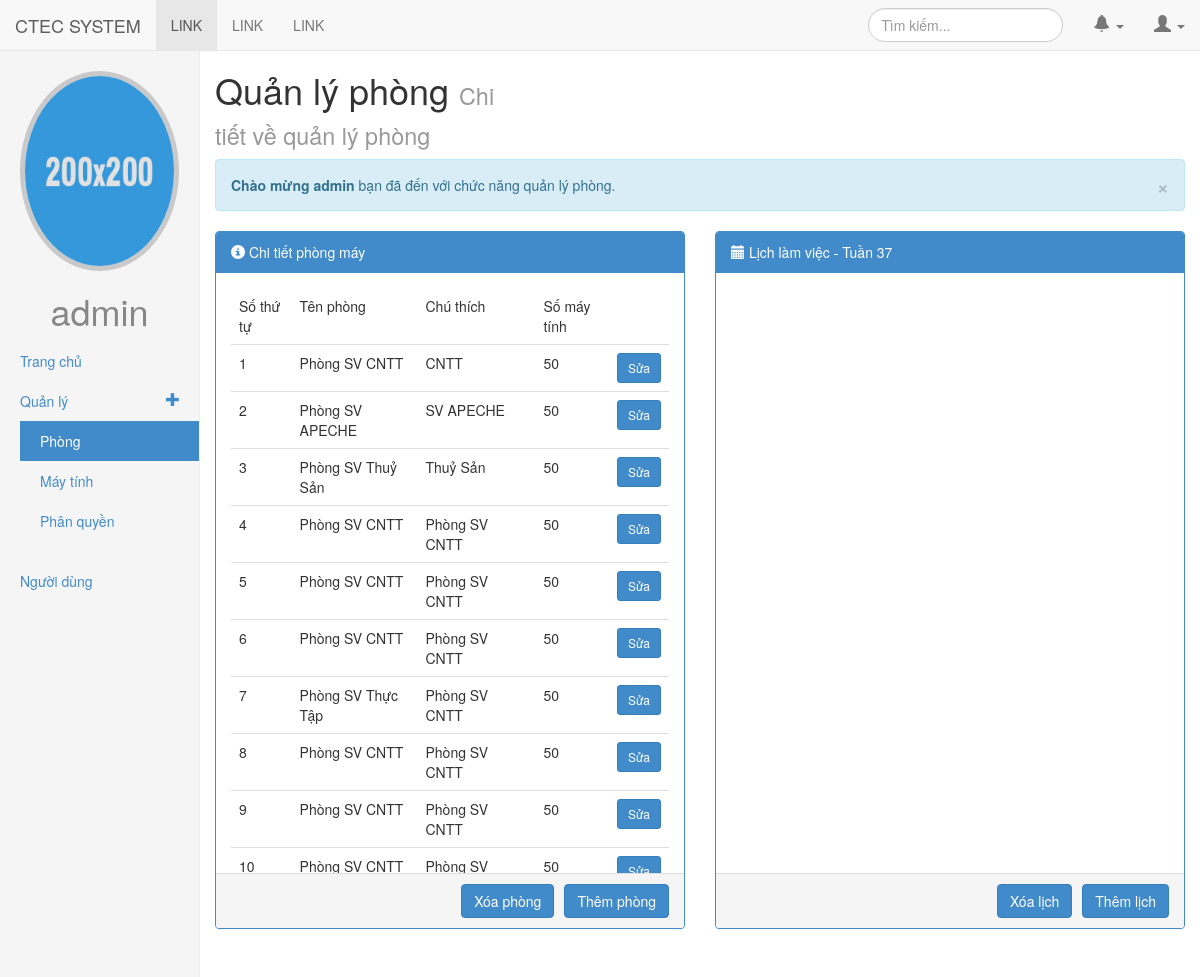
The page /phong.php (signed in) on the database its author committed.
### tables this page shows
CREATE TABLE IF NOT EXISTS `qlphong` (
  `autonum` int(11) NOT NULL AUTO_INCREMENT,
  `tenphong` varchar(50) NOT NULL,
  `chuthich` varchar(255) DEFAULT NULL,
  `somay` int(11) NOT NULL,
  PRIMARY KEY (`autonum`)
);

### include/globalfunction.php (called while the page is built, shortened)
<?php
function sql_query($query)
{
    return mysql_query($query);
}
function sqlesc($value) {
    if (!is_numeric($value)) {
        $value = "'" . mysql_real_escape_string($value) . "'";
    }
    return $value;
}
?>

### phong.php (the view, shortened to what this page needs)
<?php
$rescheck = sql_query("select * from users where USERNAME=".sqlesc($_COOKIE["username"])."");
if(mysql_num_rows($rescheck)>0){
    while($arr = mysql_fetch_assoc($rescheck)){
        $classuser = $arr['CLASS'];
    }
}else{
    die('Phát hiện hack!!!');
}
?>
<!DOCTYPE html>
<html lang="en">
<head>
    <link href="css/bootstrap.min.css" rel="stylesheet">
    <link href="css/bootstrap-select.min.css" rel="stylesheet">
    <link rel="stylesheet" type="text/css" href="css/admin.css">
    <link rel="stylesheet" href="css/morris-0.4.3.min.css">
    <link rel="stylesheet" href="css/timeline/timeline.css">
  </head>
</head>
<body>
<div class="navbar navbar-default navbar-fixed-top" role="navigation">
    <div class="navbar-header">
        <a class="navbar-brand" href="admin.php">CTEC SYSTEM</a>
    </div>
    <div class="collapse navbar-collapse navbar-ex1-collapse">
        <ul class="nav navbar-nav">
            <li class="active"><a href="#">LINK</a></li>
            <li><a href="#">LINK</a></li>
            <li><a href="#">LINK</a></li>
        </ul>
        <ul class="nav navbar-nav navbar-right container-fluid">
            <li>
                <form class="navbar-form" role="search">
                    <div class="form-group">
                        <input type="text" class="form-control" placeholder="Tìm kiếm..." style="border-radius: 30px;">
                    </div>
                </form>
            </li>
            <li class="dropdown">
                <a href="#" class="dropdown-toggle" data-toggle="dropdown">
                    <span class="glyphicon glyphicon-bell"></span>
                    <b class="caret"></b>
                </a>
            </li>
            <li class="dropdown">
                <a href="#" class="dropdown-toggle" data-toggle="dropdown">
                    <span class="glyphicon glyphicon-user"></span>
                    <b class="caret"></b>
                </a>
            </li>
        </ul>
    </div>
</div>
<div class="container-fluid" id="main_content">
<div class="row">
<div class="col-md-2 sidebar">
    <div class="row">
        <div class="col-md-12">
            <div class="img-circle" id="avatar">
                <img alt="My Avatar" src="images/avatar.jpg" class="center-block img-circle img-responsive">
            </div>
            <p>
            <h1 class="text-center" style="color: #878787;"><?php echo $_COOKIE['username'] ?></h1>
            </p>
        </div>
    </div>
    <ul id="menu1" class="nav nav-sidebar">
        <li>
            <a href="admin.php">Trang chủ</a>
        </li>
        <li>
            <a href="#">Quản lý <span class="glyphicon glyphicon-plus pull-right"></span></a>
            <ul class="list-unstyled nav collapse in nav-sidebar">
                <li class="active"><a href="phong.php">Phòng</a></li>
                <li><a href="may.php">Máy tính</a></li>
                <li><a href="phanquyen.php">Phân quyền</a></li>
            </ul>
        </li>
        <li><a href="setting.html">Người dùng</a></li>
    </ul>
</div>
<div class="col-md-10 col-md-offset-2" id="main_primary">
<div class="row">
    <div class="col-md-12">
        <div class="row">
            <div class="col-md-4">
                <h1>Quản lý phòng
                    <small>Chi tiết về quản lý phòng</small>
                </h1>
            </div>
        </div>
        <div class="alert alert-info fade in">
            <button type="button" class="close" data-dismiss="alert" aria-hidden="true">&times;</button>
            <strong>Chào mừng <?php echo $_COOKIE['username'] ?></strong> bạn đã đến với chức năng quản lý phòng.
        </div>
    </div>
</div>
<div class="row">
<div class="col-md-6">
<div class="panel panel-primary">
<div class="panel-heading">
    <span class="glyphicon glyphicon-info-sign"></span> Chi tiết phòng máy
</div>
<div class="panel-body" style="height: 600px; overflow: auto;">
    <table id="table1" class="table table-hover">
        <thead>
        <tr>
            <td>Số thứ tự</td>
            <td>Tên phòng</td>
            <td>Chú thích</td>
            <td>Số máy tính</td>
        </tr>
        </thead>
        <tbody>
        <?php
            $res = sql_query("select * from qlphong ORDER BY autonum");
            $i=1;
            if(mysql_num_rows($res)>0){
                while($arr = mysql_fetch_assoc($res)){
                    echo("
                        <tr>
                            <td id=\"$arr[autonum]\" name=\"$arr[autonum]\">".$i++."</td>
                            <td id=\"$arr[tenphong]\" name=\"$arr[tenphong]\">$arr[tenphong]</td>
                            <td id=\"$arr[tenphong]\" name=\"$arr[tenphong]\">$arr[chuthich]</td>
                            <td id=\"$arr[tenphong]\" name=\"$arr[tenphong]\">$arr[somay]</td>");
                    if($classuser==100){
                        echo("<td><button class=\"btn btn-primary btn-sm\" data-toggle=\"modal\" data-target=\"#edit".($i-1)."\">Sửa</button>");
                    }
                            echo("<div class=\"modal fade\" id=\"edit".($i-1)."\" tabindex=\"-1\" role=\"dialog\" aria-labelledby=\"myModalLabel\" aria-hidden=\"true\">
                                    <div class=\"col-md-12\" id=\"e-$arr[autonum]\" name=\"e-$arr[autonum]\" >
                                        <input type=\"text\" class=\"form-control\" value=\"".($i-1)."\" disabled>
                                        <input id=\"e1-$arr[autonum]\" type=\"text\" class=\"form-control\" value=\"".$arr['tenphong']."\">
                                        <input id=\"e2-$arr[autonum]\" type=\"text\" class=\"form-control\" value=\"".$arr['chuthich']."\">
                                        <input id=\"e3-$arr[autonum]\" type=\"text\" class=\"form-control\" value=\"".$arr['somay']."\">
                                    </div>
                                    <button id=\"b-$arr[autonum]\" onclick=\"updatephong((this).id)\" type=\"button\" class=\"btn btn-primary\" >Lưu thay đổi</button>
                            </div>
                            </td>
                        </tr>");
                }
            }
        ?>
        </tbody>
    </table>
</div>
<div class="panel-footer">
    <div class="row">
        <div class="col-md-12"><?php
            if($classuser==100){
                echo('            <button class="btn btn-primary pull-right" data-toggle="modal" data-target="#myModal1">
                Thêm phòng
            </button>
            <button class="btn btn-primary pull-right" data-toggle="modal" data-target="#myModal2" style="margin-right: 10px;">
                Xóa phòng
            </button>');
            }
            ?>
        </div>
    </div>
</div>
</div>
</div>
<div class="col-md-6">
    <div class="panel panel-primary">
        <div class="panel-heading">
            <span class="glyphicon glyphicon-calendar"></span> Lịch làm việc - Tuần <?php
            echo str_replace("2014","",date("YW"));
            ?>
        </div>
        <div class="panel-body" style="height: 600px; overflow: auto;">
        </div>
        <div class="panel-footer">
            <div class="row">
                <div class="col-md-12"><?php
                    if($classuser==100){
                        echo('                    <button class="btn btn-primary pull-right" data-toggle="modal" data-target="#myModal3">
                        Thêm lịch
                    </button>
                    <button id="xoalich" class="btn btn-primary pull-right" style="margin-right: 10px;">
                        Xóa lịch
                    </button>');
                    }
                    ?>
                </div>
            </div>
        </div>
    </div>
</div>
</div>
</div>
</div>
</div>
</body>
</html>

### css/admin.css (style rules this page uses)
body { padding-top: 50px; }
ul.navbar-right li a span.glyphicon { font-size: 17px; }
#avatar img { width: 200px; height: 200px; border: 5px solid #c9c9c9; }
#main_content .sidebar { background-color: #f5f5f5; border-right: 1px solid #eee; position: fixed; top: 51px; bottom: 0px; left: 0px; display: block; padding: 20px; z-index: 1000; overflow-x: hidden; }
.nav-sidebar { margin-right: -21px; margin-bottom: 20px; margin-left: -20px; }
.nav-sidebar > li > a { padding-right: 20px; padding-left: 20px; }
.nav-sidebar > .active > a { color: #fff; background-color: #428bca; }
.nav-sidebar > li > ul { padding-left: 40px; }

### rows shown on the page
qlphong: tenphong "Phòng SV CNTT", chuthich "CNTT", somay "50"
qlphong: tenphong "Phòng SV APECHE", chuthich "SV APECHE", somay "50"
qlphong: tenphong "Phòng SV Thuỷ Sản", chuthich "Thuỷ Sản", somay "50"
qlphong: tenphong "Phòng SV CNTT", chuthich "Phòng SV CNTT", somay "50"
qlphong: tenphong "Phòng SV CNTT", chuthich "Phòng SV CNTT", somay "50"
qlphong: tenphong "Phòng SV CNTT", chuthich "Phòng SV CNTT", somay "50"
qlphong: tenphong "Phòng SV Thực Tập", chuthich "Phòng SV CNTT", somay "50"
qlphong: tenphong "Phòng SV CNTT", chuthich "Phòng SV CNTT", somay "50"
qlphong: tenphong "Phòng SV CNTT", chuthich "Phòng SV CNTT", somay "50"
qlphong: tenphong "Phòng SV CNTT", chuthich "Phòng SV…", somay "50"

### other values the page prints
$_COOKIE['username'] "admin"
